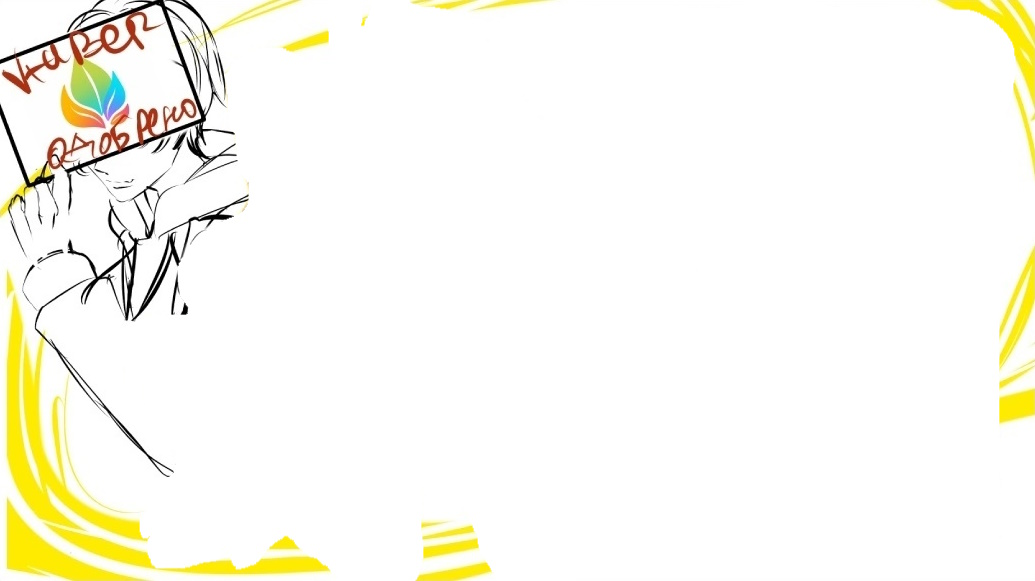
#> input picture Project/Tests/jc0P_MN8J08.jpg, 1035 x 581 px
$ python resizer.py ../Tests/jc0P_MN8J08.jpg
#> lines starting #> are read from the running program, lines starting #| are printed output that depends on the picture
'''
Изменяет масштаб изображений
'''

from PIL import Image, ImageColor, ImageDraw
import sys

for pathname in sys.argv[1:]:
    with Image.open(pathname) as image:
#> image is the input picture: PIL image 1035x581 RGB; mean R, G, B 250.2, 249.2, 239.7
        image.resize((64, 64)).save(pathname)
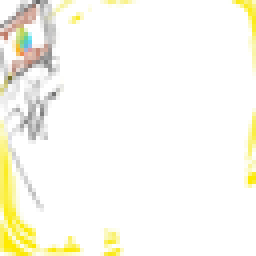
#> saved as jc0P_MN8J08.jpg: PIL image 64x64 RGB (shown 4 times larger); mean R, G, B 250.1, 249.1, 239.4

$ run again, on Project/Tests/1.png
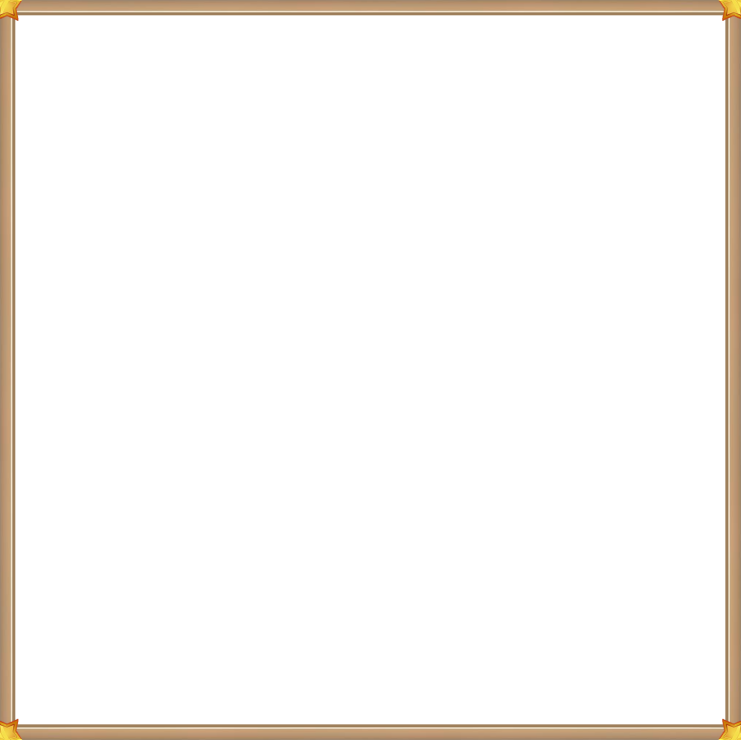
#> input picture Project/Tests/1.png, 2222 x 2219 px (shown at 1/3 size)
#> image is the input picture: PIL image 2222x2219 RGBA; mean R, G, B, A 249.3, 246.7, 243.7, 20.7
#> `image.resize((64, 64)).save(pathname)`:
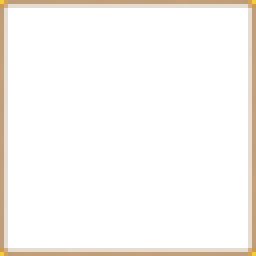
#> saved as 1.png: PIL image 64x64 RGBA (shown 4 times larger); mean R, G, B, A 22.9, 19, 14.6, 20.9; transparent parts drawn white
